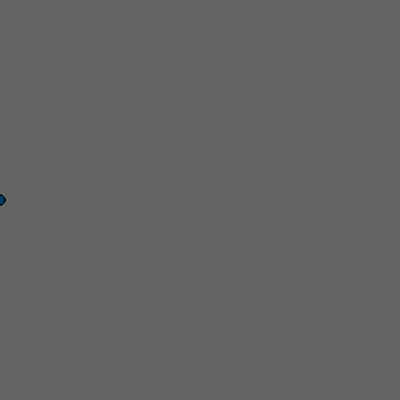
Frame 1 (no input)
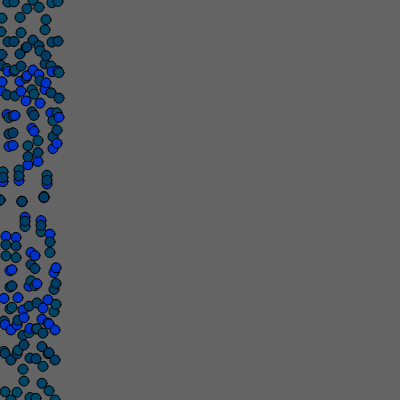
Frame 60 (no input)
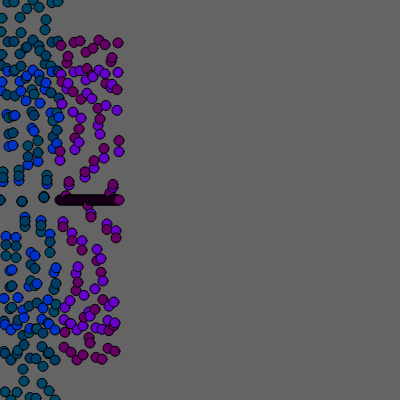
Frame 120 (the mouse pressed at the canvas centre since frame 60)

The p5.js sketch that drew these frames (run headless with seeded random() and noise() and a simulated clock; from frame 60 on, the mouse is pressed at the canvas centre):

// p5.js sketch
// ── sketch.js
let x = 0;
function setup() {
  createCanvas(400,400)
  background(100)
}

function draw() {
  
  ellipse(x, ((mouseY-200) * Math.sin(x) + 200), 10, 10);
  fill(100 + (mouseX - 200), 50-mouseY, 200);
  ellipse(x, (1.3 * (mouseY-100) * Math.sin(x) + 200) , 10, 10);
  fill(100 + (mouseX - 200), 60 - mouseY, 100);
  ellipse(x, (1.6 * (mouseY - 100) * Math.sin(x) + 200), 10, 10);
  fill(100 + (mouseX - 200), 70 - mouseY, 100);
  if (x > 410) {
    x = 0;
  }
  else {
    x = x + 1;
  }
    
  
}
